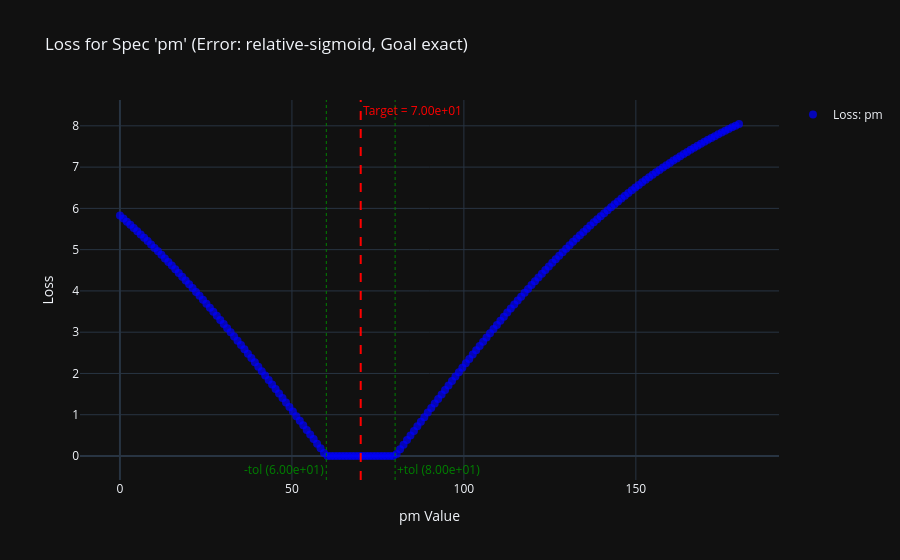

Notebook code cell kept with this figure:
### Code cell
# Should match the Project Setup
spec_name = 'pm'

# Array of values
min_val  = np.float64(0)
max_val  = np.float64(180)

total_points = 180

vals = np.linspace(min_val, max_val, int(total_points))  

# Visualize the loss function
visualize_loss_fn(optimizer_cls=Nevergrad_Spice_Multi_Spec_Constraint_Satisfaction, setup_obj=PROJECT_SETUP, spec_name=spec_name, array_of_values=vals)

### Figure 1 — Plotly figure (JSON) as saved in the notebook; plotly's stock layout.template omitted (floating-point values rounded to 4 significant figures; data arrays with more than 128 entries replaced by an {"elided": "..."} marker saying what was removed)
{"data": [{"marker": {"color": "blue", "opacity": 0.7, "size": 8, "symbol": "circle"}, "mode": "markers", "name": "Loss: pm", "type": "scatter", "x": {"elided": "180 float values"}, "y": {"elided": "180 float values"}}], "layout": {"annotations": [{"font": {"color": "red"}, "showarrow": false, "text": "Target = 7.00e+01", "x": 70, "xanchor": "left", "xref": "x", "y": 1, "yanchor": "top", "yref": "y domain"}, {"font": {"color": "green"}, "showarrow": false, "text": "-tol (6.00e+01)", "x": 60, "xanchor": "right", "xref": "x", "y": 0, "yanchor": "bottom", "yref": "y domain"}, {"font": {"color": "green"}, "showarrow": false, "text": "+tol (8.00e+01)", "x": 80, "xanchor": "left", "xref": "x", "y": 0, "yanchor": "bottom", "yref": "y domain"}], "shapes": [{"line": {"color": "red", "dash": "dash", "width": 2}, "type": "line", "x0": 70, "x1": 70, "xref": "x", "y0": 0, "y1": 1, "yref": "y domain"}, {"line": {"color": "green", "dash": "dot", "width": 1}, "type": "line", "x0": 60, "x1": 60, "xref": "x", "y0": 0, "y1": 1, "yref": "y domain"}, {"line": {"color": "green", "dash": "dot", "width": 1}, "type": "line", "x0": 80, "x1": 80, "xref": "x", "y0": 0, "y1": 1, "yref": "y domain"}], "showlegend": true, "title": {"text": "Loss for Spec 'pm' (Error: relative-sigmoid, Goal exact)"}, "xaxis": {"title": {"text": "pm Value"}}, "yaxis": {"title": {"text": "Loss"}}}}
